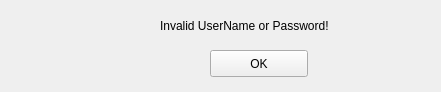
<?xml version="1.0" encoding="UTF-8"?>
<ui version="4.0">
 <class>InvalidWindow</class>
 <widget class="QMainWindow" name="InvalidWindow">
  <property name="geometry">
   <rect>
    <x>0</x>
    <y>0</y>
    <width>441</width>
    <height>92</height>
   </rect>
  </property>
  <property name="windowTitle">
   <string>InvalidWindow</string>
  </property>
  <widget class="QWidget" name="centralWidget">
   <widget class="QLabel" name="label">
    <property name="geometry">
     <rect>
      <x>160</x>
      <y>10</y>
      <width>211</width>
      <height>31</height>
     </rect>
    </property>
    <property name="text">
     <string>Invalid UserName or Password!</string>
    </property>
   </widget>
   <widget class="QPushButton" name="okBtn">
    <property name="geometry">
     <rect>
      <x>210</x>
      <y>50</y>
      <width>98</width>
      <height>27</height>
     </rect>
    </property>
    <property name="text">
     <string>OK</string>
    </property>
   </widget>
   <widget class="QLabel" name="warningImg">
    <property name="geometry">
     <rect>
      <x>10</x>
      <y>10</y>
      <width>111</width>
      <height>71</height>
     </rect>
    </property>
    <property name="text">
     <string/>
    </property>
   </widget>
  </widget>
 </widget>
 <layoutdefault spacing="6" margin="11"/>
 <resources/>
 <connections/>
</ui>
